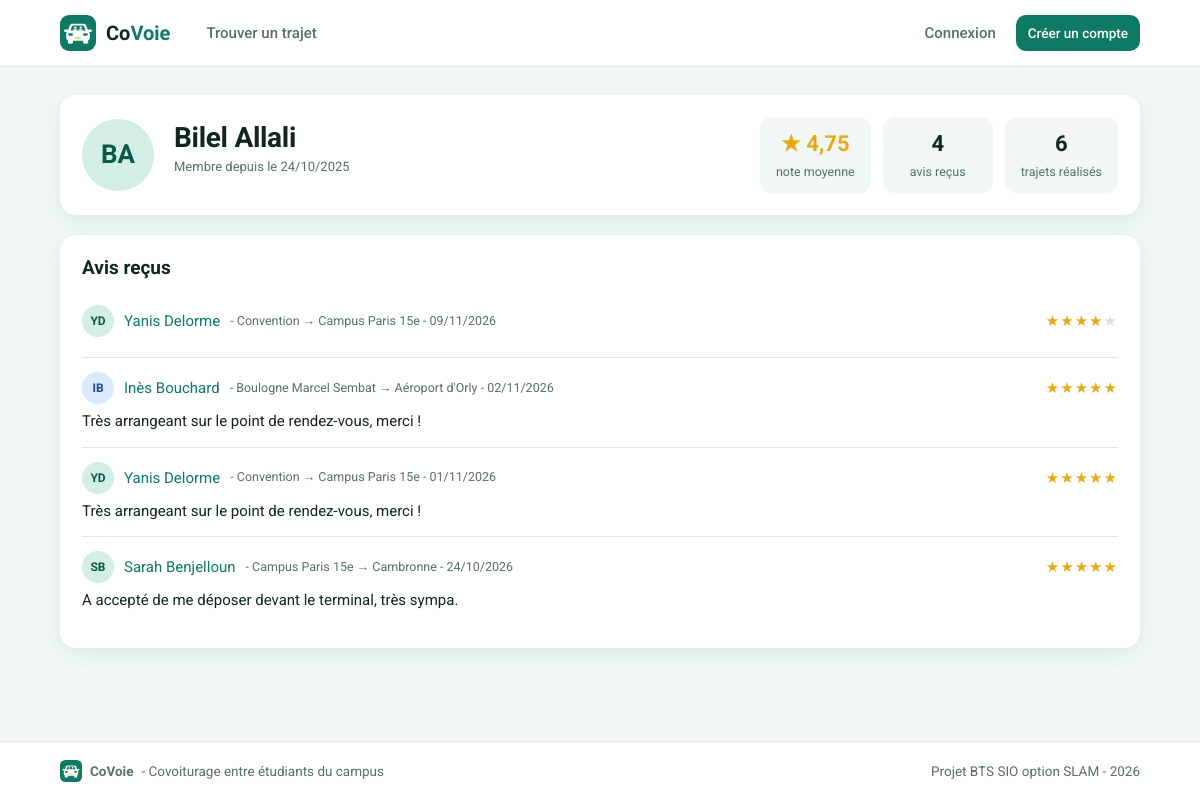
Page /index.php?page=profil&id=2 on the committed database.
### tables this page shows
CREATE TABLE utilisateurs (
    id               INT(11)      NOT NULL AUTO_INCREMENT,
    nom              VARCHAR(100) NOT NULL,
    email            VARCHAR(180) NOT NULL,
    mot_de_passe     VARCHAR(255) NOT NULL,
    role             VARCHAR(10)  NOT NULL DEFAULT 'membre',
    date_inscription DATETIME     NOT NULL,

    PRIMARY KEY (id),
    UNIQUE KEY email_unique (email)
);

CREATE TABLE avis (
    id          INT(11)  NOT NULL AUTO_INCREMENT,
    note        INT(1)   NOT NULL,
    commentaire TEXT     NULL,
    date_avis   DATETIME NOT NULL,
    id_trajet   INT(11)  NOT NULL,
    id_auteur   INT(11)  NOT NULL,
    id_cible    INT(11)  NOT NULL,

    PRIMARY KEY (id),

     
    UNIQUE KEY un_seul_avis (id_trajet, id_auteur, id_cible),
    KEY recherche_cible (id_cible),

    CONSTRAINT fk_avis_trajet
        FOREIGN KEY (id_trajet) REFERENCES trajets (id) ON DELETE CASCADE,
    CONSTRAINT fk_avis_auteur
        FOREIGN KEY (id_auteur) REFERENCES utilisateurs (id) ON DELETE CASCADE,
    CONSTRAINT fk_avis_cible
        FOREIGN KEY (id_cible) REFERENCES utilisateurs (id) ON DELETE CASCADE
);

CREATE TABLE trajets (
    id               INT(11)      NOT NULL AUTO_INCREMENT,
    origine          VARCHAR(120) NOT NULL,
    destination      VARCHAR(120) NOT NULL,
    date_heure       DATETIME     NOT NULL,
    places_totales   INT(2)       NOT NULL,
    places_restantes INT(2)       NOT NULL,
    statut           VARCHAR(10)  NOT NULL DEFAULT 'Ouvert',
    prix             DECIMAL(6,2) NOT NULL DEFAULT 0.00,
    id_conducteur    INT(11)      NOT NULL,

    PRIMARY KEY (id),
    KEY recherche (statut, date_heure),

    CONSTRAINT fk_trajet_conducteur
        FOREIGN KEY (id_conducteur) REFERENCES utilisateurs (id)
        ON DELETE CASCADE
);

### controleurs/AccueilController.php (called while the page is built, shortened)
<?php
class AccueilController
{
    public function profil(): void
    {
        if (!isset($_GET['id'])) {
            $id = proteger();
        } else {
            $id = lireId();
        }
        $membre = Utilisateur::trouver($id);
        afficherVue('accueil/profil', [
            'titre' => $membre->nom,
            'membre' => $membre,
            'note' => Avis::noteMoyenne($membre->id),
            'nombreAvis' => Avis::nombreAvis($membre->id),
            'trajetsRealises' => $membre->nombreTrajetsRealises(),
            'avisRecus' => Avis::listerRecus($membre->id)
        ]);
    }
}

### index.php (called while the page is built, shortened)
<?php
require_once 'includes/connexion.php';
require_once 'includes/fonctions.php';
require_once 'includes/routes.php';
require_once 'modeles/Utilisateur.php';
require_once 'controleurs/AccueilController.php';
$page = 'accueil';
if (isset($_GET['page']) && is_string($_GET['page'])) {
    $page = $_GET['page'];
}
$nomMethode = $routes[$page][1];
$controleur = new $nomControleur();
$controleur->$nomMethode();

### includes/connexion.php (called while the page is built)
<?php
function connexionBdd(): PDO
{
    static $pdo = null;
    if ($pdo === null) {
        $dsn = 'mysql:host=' . BDD_HOTE . ';port=' . BDD_PORT . ';dbname=' . BDD_NOM . ';charset=utf8mb4';
        try {
            $pdo = new PDO($dsn, BDD_UTILISATEUR, BDD_MOT_DE_PASSE, [
                PDO::ATTR_ERRMODE => PDO::ERRMODE_EXCEPTION,
                PDO::ATTR_DEFAULT_FETCH_MODE => PDO::FETCH_ASSOC,
                PDO::ATTR_EMULATE_PREPARES => false
            ]);
        } catch (PDOException $erreur) {
            afficherErreur(500, 'Base de données inaccessible : lancez WAMP et importez sql/bdd_covoie.sql.');
        }
    }
    return $pdo;
}
function requete(string $sql, array $parametres = []): PDOStatement
{
    $resultat = connexionBdd()->prepare($sql);
    $resultat->execute($parametres);
    return $resultat;
}

### modeles/Utilisateur.php (called while the page is built, shortened)
<?php
class Utilisateur
{
    public static function trouver(int $id): ?Utilisateur
    {
        $resultat = requete('SELECT * FROM utilisateurs WHERE id = ?', [$id]);
        $utilisateur = $resultat->fetchObject('Utilisateur');
        return $utilisateur;
    }
}

### modeles/Avis.php (called while the page is built, shortened)
<?php
class Avis
{
    public static function listerRecus(int $idCible): array
    {
        $sql = "SELECT a.*, u.nom AS nom_auteur, t.origine, t.destination
                FROM avis a
                JOIN utilisateurs u ON u.id = a.id_auteur
                JOIN trajets t ON t.id = a.id_trajet
                WHERE a.id_cible = ?
                ORDER BY a.date_avis DESC";
        return requete($sql, [$idCible])->fetchAll();
    }
}

### vues/accueil/profil.php (the view, shortened to what this page needs)
<div class="carte">
    <div class="profil">
        <?= avatar($membre->nom, 'avatar-grand') ?>
        <div>
            <h1>
                <?= e($membre->nom) ?>
            </h1>
            <p class="discret">Membre depuis le <?= formaterDate($membre->date_inscription) ?></p>
        </div>
        <div class="profil-chiffres">
            <div>
                <?php if ($note === null) { ?>
                    <b class="note-vide">-</b><small>Pas encore noté</small>
                <?php } else { ?>
                    <b class="note"><?= formaterNote($note) ?></b><small>note moyenne</small>
                <?php } ?>
            </div>
            <div><b><?= $nombreAvis ?></b><small>avis reçus</small></div>
            <div><b><?= $trajetsRealises ?></b><small>trajets réalisés</small></div>
        </div>
    </div>
</div>
<div class="carte">
    <h2>Avis reçus</h2>
    <?php foreach ($avisRecus as $avis) { ?>
        <div class="avis">
            <div class="avis-tete">
                <?= avatar($avis['nom_auteur']) ?>
                <a href="index.php?page=profil&amp;id=<?= $avis['id_auteur'] ?>"><?= e($avis['nom_auteur']) ?></a>
                <small>- <?= e($avis['origine']) ?> → <?= e($avis['destination']) ?> - <?= formaterDate($avis['date_avis']) ?></small>
                <span class="etoiles"><?= etoiles((int) $avis['note']) ?></span>
            </div>
            <?php if ($avis['commentaire'] !== null) { ?>
                <p><?= e($avis['commentaire']) ?></p>
            <?php } ?>
        </div>
    <?php } ?>
</div>

### includes/fonctions.php (shortened to what this page needs)
<?php
function lireId(string $nom = 'id'): int
{
    $id = 0;
    if (isset($_GET[$nom])) {
        $id = (int) $_GET[$nom];
    }
    return $id;
}
function afficherVue(string $vue, array $donnees = []): void
{
    extract($donnees);
    require 'vues/gabarit/header.php';
    require 'vues/' . $vue . '.php';
    require 'vues/gabarit/footer.php';
}
function e($texte): string
{
    return htmlspecialchars((string) $texte, ENT_QUOTES, 'UTF-8');
}
function formaterDate(string $date): string
{
    return date('d/m/Y', strtotime($date));
}
function formaterNote(?float $note): string
{
    return '★ ' . number_format($note, 2, ',', ' ');
}
function initiales(string $nom): string
{
    $initiales = '';
    foreach (explode(' ', $nom) as $mot) {
        if ($mot !== '') {
            $initiales .= mb_strtoupper(mb_substr($mot, 0, 1));
        }
    }
    return mb_substr($initiales, 0, 2);
}
function avatar(string $nom, string $classe = ''): string
{
    $couleur = abs(crc32($nom)) % 5;
    return '<span class="avatar avatar-couleur-' . $couleur . ' ' . $classe . '">' . e(initiales($nom)) . '</span>';
}
function etoiles(int $note): string
{
    return str_repeat('★', $note) . '<span class="eteinte">' . str_repeat('★', 5 - $note) . '</span>';
}

### css/style.css (style rules this page uses)
:root { --fond: #f0f7f4; --surface: #ffffff; --encre: #10261f; --gris: #56706a; --bord: #dcebe5; --primaire: #0f7a63; --primaire-fonce: #0b5a49; --clair: #d3eee5; --champ: #f9fcfb; --jaune: #f2c94c; --jaune-clair: #fdf3d3; --rouge: #c0392b; --rouge-clair: #fbe5e2; --etoile: #e8a917; --ombre: 0 6px 20px rgba(15, 122, 99, .09); --rayon: 16px; }
* { box-sizing: border-box; }
body { margin: 0; font-family: "Roboto", Arial, sans-serif; font-size: 15px; line-height: 1.5; color: var(--encre); background: var(--fond); min-height: 100vh; display: flex; flex-direction: column; }
a { color: var(--primaire); text-decoration: none; }
h1, h2, h3 { margin: 0 0 12px; line-height: 1.2; }
h1 { font-size: 28px; letter-spacing: -.3px; }
h2 { font-size: 19px; }
p { margin: 0 0 12px; }
.discret { color: var(--gris); font-size: 13px; }
.carte { background: var(--surface); border-radius: var(--rayon); box-shadow: var(--ombre); padding: 22px; margin-bottom: 20px; }
.carte > h2 { display: flex; align-items: center; justify-content: space-between; gap: 10px; }
.avatar { width: 40px; height: 40px; flex: none; border-radius: 50%; background: var(--clair); color: var(--primaire-fonce); display: grid; place-items: center; font-weight: 700; font-size: 14px; }
.avatar-grand { width: 72px; height: 72px; font-size: 26px; }
.avatar-couleur-0 { background: var(--clair); color: var(--primaire-fonce); }
.avatar-couleur-2 { background: #dbeafe; color: #1e4b8f; }
.note { color: var(--etoile); font-weight: 700; }
.avis { padding: 14px 0; border-bottom: 1px solid var(--bord); }
.avis:last-child { border-bottom: none; }
.avis-tete { display: flex; align-items: center; gap: 10px; margin-bottom: 6px; flex-wrap: wrap; }
.avis-tete .avatar { width: 32px; height: 32px; font-size: 12px; }
.avis-tete small { color: var(--gris); }
.etoiles { color: var(--etoile); letter-spacing: 1px; margin-left: auto; }
.etoiles .eteinte { color: #d7e2de; }
.avis p { margin: 0; }
.profil { display: flex; align-items: center; gap: 20px; flex-wrap: wrap; }
.profil h1 { margin-bottom: 2px; }
.profil-chiffres { display: flex; gap: 12px; margin-left: auto; flex-wrap: wrap; }
.profil-chiffres div { background: var(--fond); border-radius: 12px; padding: 10px 16px; text-align: center; min-width: 110px; }
.profil-chiffres b { display: block; font-size: 22px; }
.profil-chiffres small { color: var(--gris); }
main.conteneur > * { animation: apparition .35s ease both; }

### rows in the picture
utilisateurs: nom "BA", nom "Bilel Allali", date_inscription "24/10/2025"
avis: id_auteur.nom "YD", id_auteur.nom "Yanis Delorme", id_trajet.origine "Convention", id_trajet.destination "Campus Paris 15e", date_avis "09/11/2026", note "★★★★", note "★"
avis: id_auteur.nom "IB", id_auteur.nom "Inès Bouchard", id_trajet.origine "Boulogne Marcel Sembat", id_trajet.destination "Aéroport d'Orly", date_avis "02/11/2026", note "★★★★★", commentaire "Très arrangeant sur le point de rendez-vous, merci !"
avis: id_auteur.nom "YD", id_auteur.nom "Yanis Delorme", id_trajet.origine "Convention", id_trajet.destination "Campus Paris 15e", date_avis "01/11/2026", note "★★★★★", commentaire "Très arrangeant sur le point de rendez-vous, merci !"
avis: id_auteur.nom "SB", id_auteur.nom "Sarah Benjelloun", id_trajet.origine "Campus Paris 15e", id_trajet.destination "Cambronne", date_avis "24/10/2026", note "★★★★★", commentaire "A accepté de me déposer devant le terminal, très sympa."

### other values in the picture
formaterNote($note) "★ 4,75"
$nombreAvis "4"
$trajetsRealises "6"
SLOGAN_APPLICATION "Covoiturage entre étudiants du campus"
